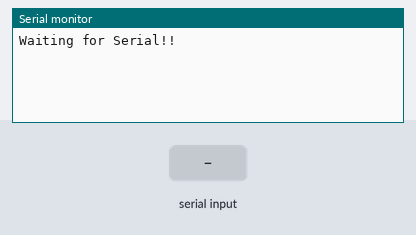
A sketch run on a simulated Arduino Uno, built with avr-gcc and run on an emulated ATmega328P. Parts: the last lines printed to the serial monitor. Inputs (shaded band) come from the test bench.

Above: at 1.0 s.
1.1 s: "T90\n" received over Serial
At 3.19 s:
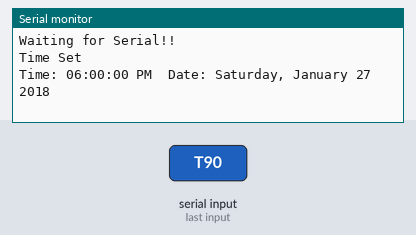
4.1 s: "T,45\n" received over Serial
At 7.0 s:
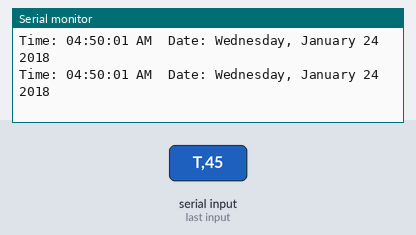
7.1 s: "A90\n" received over Serial
9.6 s: "T90\n" received over Serial
At 10.81 s:
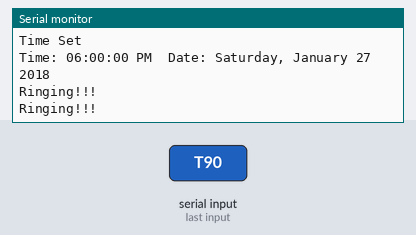
12.6 s: "snooze" received over Serial
At 13.79 s:
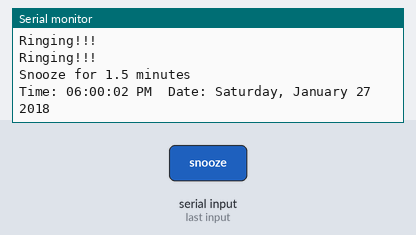
Timing chart, 0 to 15.6 s (numbered marks = the images above; inputs shaded):
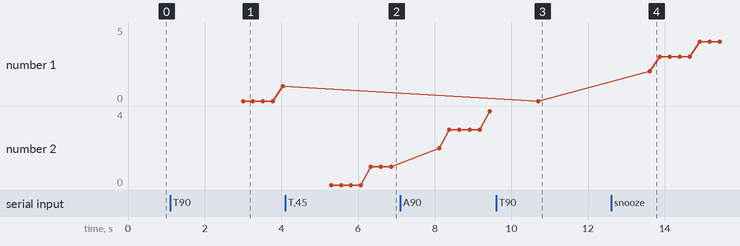

The sketch:

Internal_Time_V3.ino
```cpp
#include <TimeLib.h>
#include <TimeAlarms.h>

AlarmId id;
/*
  #include <ESP8266WiFi.h>
  #include <ESP8266HTTPClient.h>

  const char* ssid = "Yong";
  const char* password = "yong1020";
  const char* url = "http://free.timeanddate.com/clock/i5zkgavq/n236/tlsg/th1";
*/
//int oldMillis;
int uploadDate[] = {24, 1, 18};

//#define noDate
#define DateInString
//#define DateInShortString
//#define format24Hour

void setup() {
  Serial.begin(115200);
  while (!Serial) delay(1);
  //WiFi.begin(ssid, password);
  //while (timeStatus() != timeSet) syncInternet();
  while (timeStatus() != timeSet) syncSerial();
  //id = Alarm.alarmOnce(19, 58, 59, alarmEvent);
  //Serial.println("Alarm Set!\nAlarm ID: " + String(id));
  //setTime(6, 01, 30, 23, 1, 18);
  //if (timeStatus() != timeSet) return;

}

void loop() {
  display();
  Alarm.delay(250);
  if (Serial.available()) syncSerial();
}

void syncSerial() {
  while (!Serial.available()) {
    Serial.println("Waiting for Serial!!");
    delay(2000);
  }
  if (Serial.available()) {
    String str = Serial.readString();
    if (str.startsWith("T")) {
      str.remove(0, 1);
      str.replace(":", "");
      int digitTime[6] = {0, 0, 0, 0, 0, 0};
      for (int i = 0; i < 6; i++) {
        digitTime[i] = str.substring(i, i + 1).toInt();
      }
      setTime(digitTime[0] * 10 + digitTime[1], digitTime[2] * 10 + digitTime[3], digitTime[4] * 10 + digitTime[5], uploadDate[0], uploadDate[1], uploadDate[2]);
      Serial.println("Time Set");
    }
    else if (str.startsWith("A")) {
      str.remove(0, 1);
      str.replace(":", "");
      int digitTime[6] = {0, 0, 0, 0, 0, 0};
      for (int i = 0; i < 6; i++) {
        digitTime[i] = str.substring(i, i + 1).toInt();
      }
      Alarm.alarmOnce(digitTime[0] * 10 + digitTime[1], digitTime[2] * 10 + digitTime[3], digitTime[4] * 10 + digitTime[5], alarmEvent);
      Serial.println("Alarm Set");
    }
  }
}
/*
  void syncInternet() {
  delay(5000);
  if ((WiFi.status() == WL_CONNECTED)) {
    HTTPClient http;
    http.begin(url); //HTTP
    //Serial.printf("[%d] %s replied : ", millis(), url);

    if (http.GET() == HTTP_CODE_OK) {
      String html = http.getString();
      html.remove(0, html.indexOf("1>") + 2);
      html.remove(html.indexOf("</span></a></td></tr></table></body></html>"));
      html.trim();
      html.replace(":", "");
      int digitTime[6] = {0, 0, 0, 0, 0, 0};
      for (int i = 0; i < 6; i++) {
        digitTime[i] = html.substring(i, i + 1).toInt();
      }
      setTime(digitTime[0] * 10 + digitTime[1], digitTime[2] * 10 + digitTime[3], digitTime[4] * 10 + digitTime[5], uploadDate[0], uploadDate[1], uploadDate[2]);
    }
    else {
      Serial.println("Failed");
    }
    http.end();
  }
  else {
    //Serial.println(WiFi.status());
    Serial.print("Connecting to ");
    Serial.println(ssid);
    WiFi.reconnect();
    delay(1000);
  }
  }
*/
void display() {
  Serial.print("Time: ");
#ifndef format24Hour
  Serial.print(hourFormat12() != 0 ? hourFormat12() > 9 ? String(hourFormat12()) : "0" + String(hourFormat12()) : "00");
#else
  Serial.print(hour() != 0 ? hour() > 9 ? String(hour()) : "0" + String(hour()) : "00");
#endif
  Serial.print(":");
  Serial.print(minute() != 0 ? minute() > 9 ? String(minute()) : "0" + String(minute()) : "00");
  Serial.print(":");
  Serial.print(second() != 0 ? second() > 9 ? String(second()) : "0" + String(second()) : "00");
#ifndef format24Hour
  Serial.print(isPM() ? " PM" : " AM");
#endif
#ifndef NoDate
  Serial.print("\tDate: ");
#ifdef DateInString
  Serial.print(dayStr(weekday()));
  Serial.print(", ");
  Serial.print(monthStr(month()));
  Serial.print(" ");
  Serial.print(day());
  Serial.print(" ");
  Serial.println(year());
#else
#ifdef DateInShortString
  Serial.print(day() > 9 ? String(day()) : "0" + String(day()));
  Serial.print(" ");
  Serial.print(monthShortStr(month()));
  Serial.print(" ");
  Serial.print(String(year()).substring(2));
  Serial.print(", ");
  Serial.println(dayShortStr(weekday()));
#else
  Serial.print(day() > 9 ? String(day()) : "0" + String(day()));
  Serial.print("/");
  Serial.print(month() > 9 ? String(month()) : "0" + String(month()));
  Serial.print("/");
  Serial.println(year());
#endif
#endif
#endif
}

void displayS(String str, time_t _t) {

}
```

alarms_event.ino
```cpp
void alarmEvent(){
  while(true){
    if(Serial.available()){
      String str = Serial.readString();
      str.toLowerCase();
      if(str == "snooze"){
        Serial.println("Snooze for 1.5 minutes");
        Alarm.timerOnce(90, alarmEvent);
        return;
      }
      if(str == "stop"){
        Serial.println("Alarm Stopped");
        return;
      }
    }
    Serial.println("Ringing!!!");
    delay(100);
  }
}
```

Measured:
- after the input at 1.1 s, the serial monitor: prints a new line after 1.9 s (image 1)
- after the input at 4.1 s, the serial monitor: prints a new line after 1.2 s (image 2)
- after the input at 9.6 s, the serial monitor: prints a new line after 1.1 s (image 3)
- after the input at 12.6 s, the serial monitor: prints a new line after 1.0 s (image 4)
- plotted number 1: 1 → 0 after the input at 9.6 s, 0 → 5 after the input at 12.6 s
